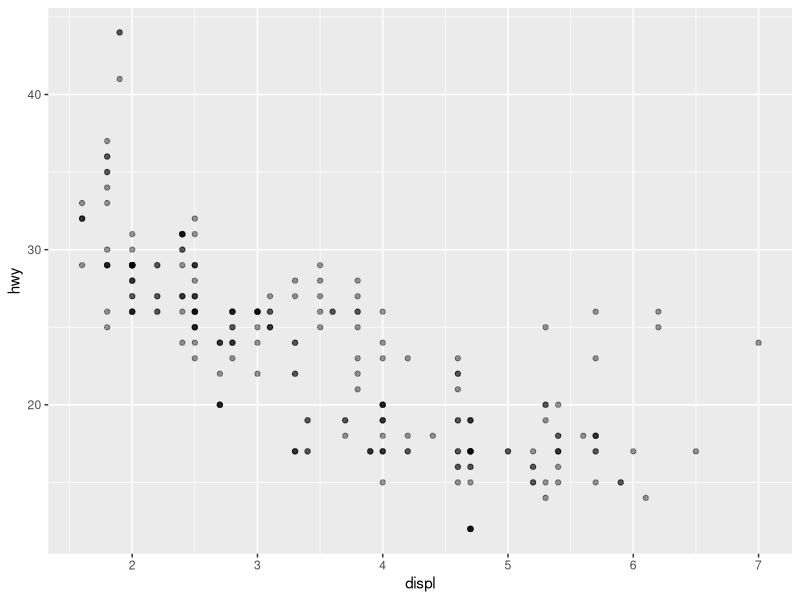
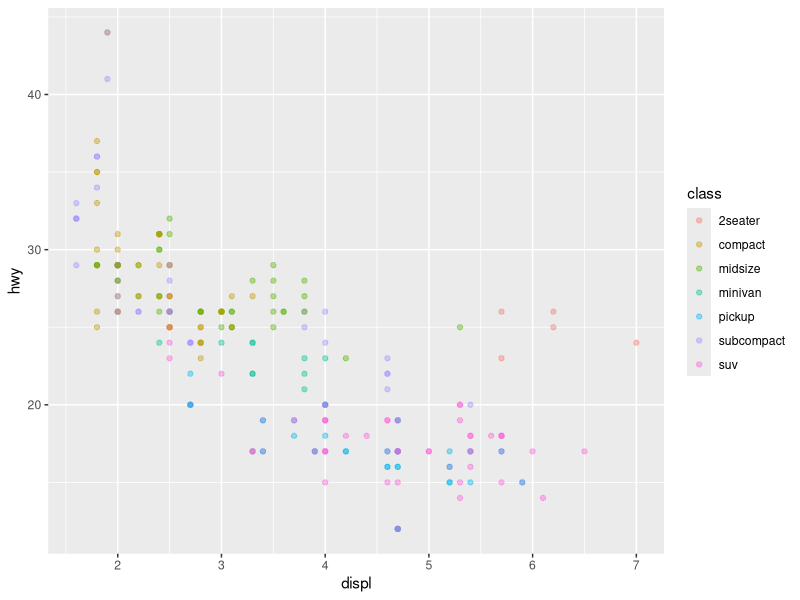
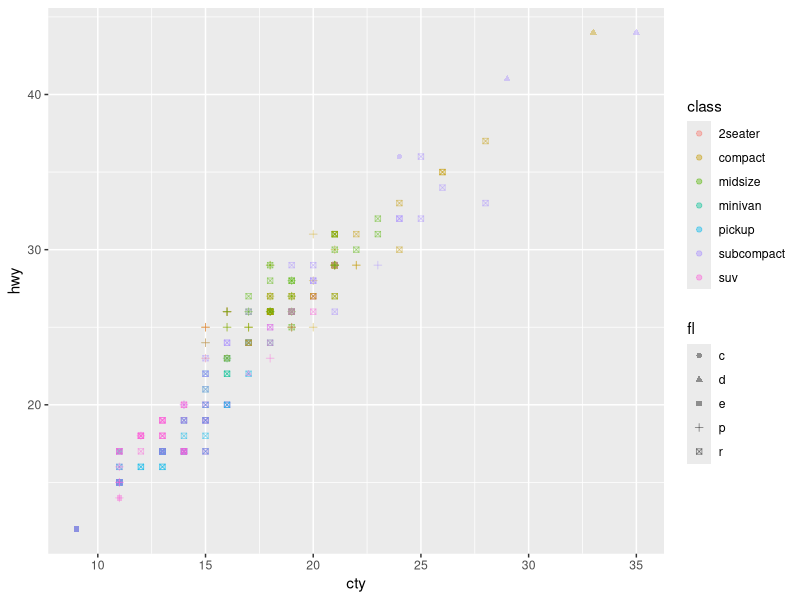

R code for these plots, in order:
## ---- chunk 1
knitr::opts_chunk$set(echo = TRUE)
library(tidyverse)
## ---- chunk 2
my_plot <- ggplot(data = mpg, mapping = aes(x = displ, y = hwy))
  
my_plot + geom_point(alpha = 0.4)
## ---- chunk 3
ggplot(mpg, aes(x = displ, y = hwy, color = class)) + geom_point(alpha = 0.4)
# Can add the aes color to either the main ggplot call or the geom_point call
## ---- chunk 4
ggplot(mpg, aes(y = hwy, x = cty, shape = fl, color = class)) + geom_point(alpha = 0.4)
# aes call expects names of columns (unquoted) in your data frame, NOT quoted strings...
